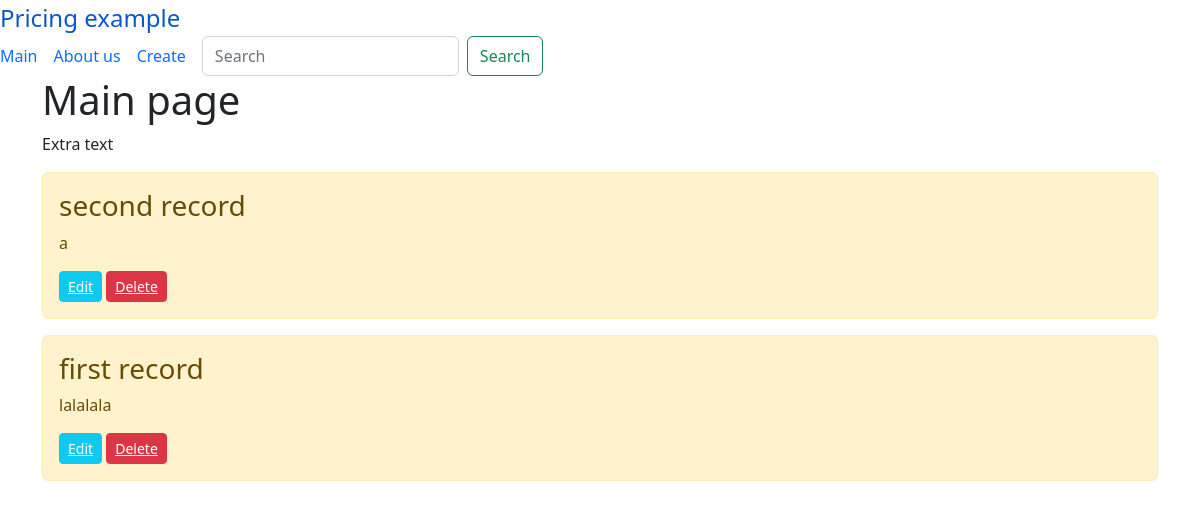
Before: / with the older database file.
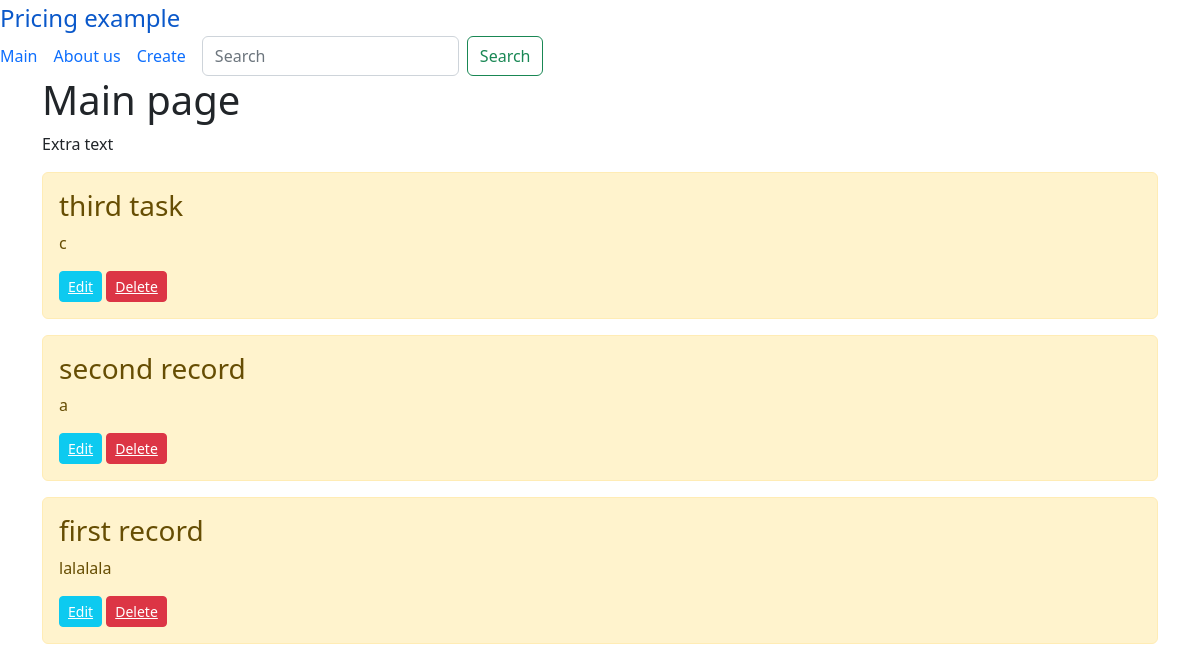
After: the same page with the newer database file.
### main/models.py (models this page shows, shortened)
class Task(models.Model):
    title = models.CharField('Name', max_length=50)
    task = models.TextField('Description')

### main/views.py (the view)
# urls.py: path('', views.index, name='home'),
def index(request):
    if request.method == 'POST':
        title_to_search = request.POST.get('title')
        tasks = Task.objects.filter(title__icontains=title_to_search)
        return render(request, 'main/index.html', {'title': 'Main page', 'task': tasks, 'query': title_to_search})
    else:
        tasks = Task.objects.order_by('-id')
        return render(request, 'main/index.html', {'title': 'Main page', 'task': tasks})

### main/templates/main/index.html (shortened to what this page needs)
{% extends 'main/base.html' %}
 {% block content %}
     <h1>Main page</h1>
    <p>Extra text</p>
     {% if task %}
    {% for el in task %}
        <div class="alert alert-warning mt-2">
            <h3>{{ el.title }}</h3>
            <p>{{ el.task }}</p>
            <button type="button" class="btn btn-info btn-sm">
                <a href="{% url 'update' task_id=el.id %}" style="color:white">
                     Edit
                </a>
            </button>
        <button type="button" class="btn btn-danger btn-sm">
                <a href="{% url 'delete' task_id=el.id %}" style="color:white">
                    Delete
                </a>
            </button>
        </div>
    {% endfor %}
{% else %}
    <p>No tasks found</p>
{% endif %}
{% endblock %}

Changed rows visible on the page:
added Task: title "third task", task "c"
